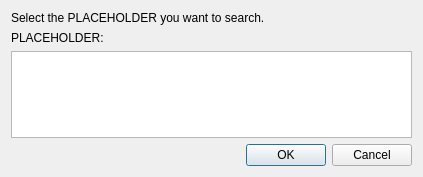
<?xml version="1.0" encoding="UTF-8"?>
<ui version="4.0">
 <class>ParamSelectionWidget</class>
 <widget class="QWidget" name="ParamSelectionWidget">
  <property name="geometry">
   <rect>
    <x>0</x>
    <y>0</y>
    <width>423</width>
    <height>177</height>
   </rect>
  </property>
  <property name="windowTitle">
   <string>Form</string>
  </property>
  <layout class="QGridLayout" name="gridLayout">
   <item row="0" column="0">
    <widget class="QLabel" name="descriptionLabel">
     <property name="text">
      <string>Select the PLACEHOLDER you want to search.</string>
     </property>
    </widget>
   </item>
   <item row="1" column="0">
    <spacer name="verticalSpacer">
     <property name="orientation">
      <enum>Qt::Vertical</enum>
     </property>
     <property name="sizeHint" stdset="0">
      <size>
       <width>398</width>
       <height>38</height>
      </size>
     </property>
    </spacer>
   </item>
   <item row="2" column="0">
    <widget class="QLabel" name="itemNameLabel">
     <property name="text">
      <string>PLACEHOLDER:</string>
     </property>
    </widget>
   </item>
   <item row="3" column="0">
    <widget class="QTreeView" name="treeView"/>
   </item>
   <item row="4" column="0">
    <widget class="QDialogButtonBox" name="dialogButtonBox">
     <property name="standardButtons">
      <set>QDialogButtonBox::Cancel|QDialogButtonBox::Ok</set>
     </property>
    </widget>
   </item>
  </layout>
 </widget>
 <resources/>
 <connections/>
</ui>
